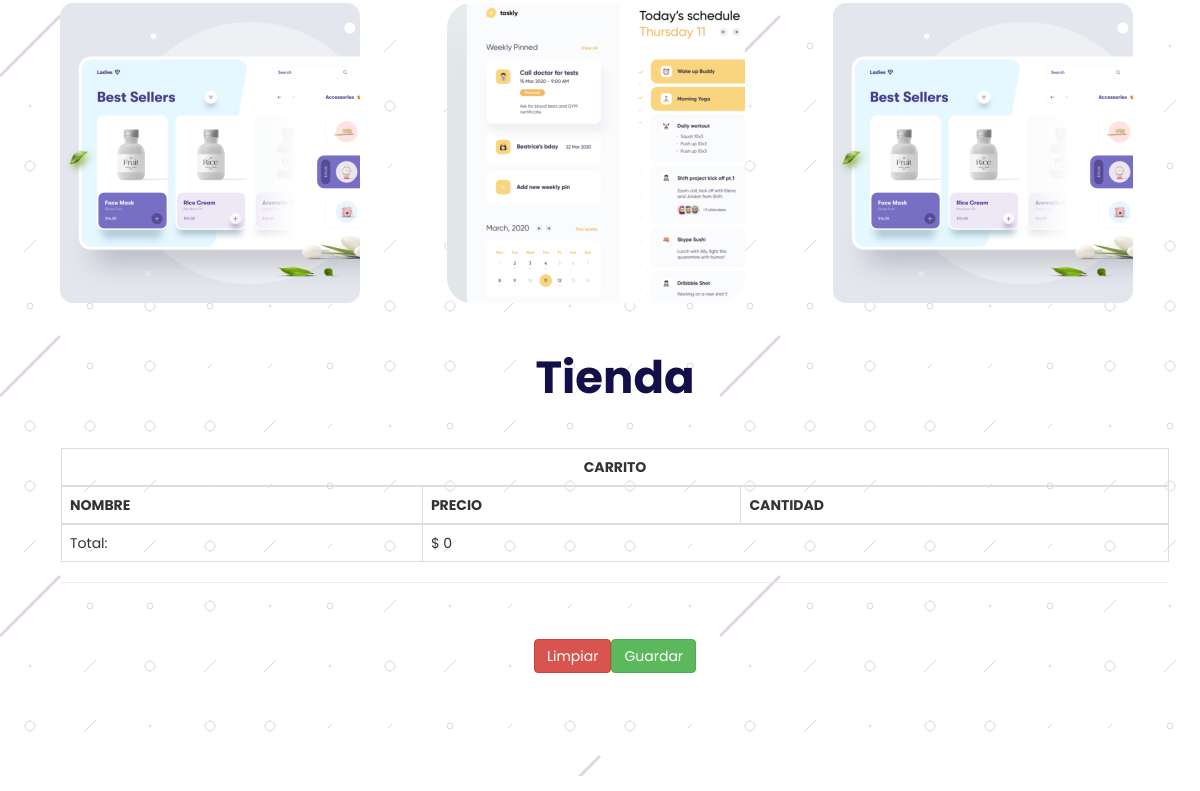
Before: / (middle part) with the older database file.
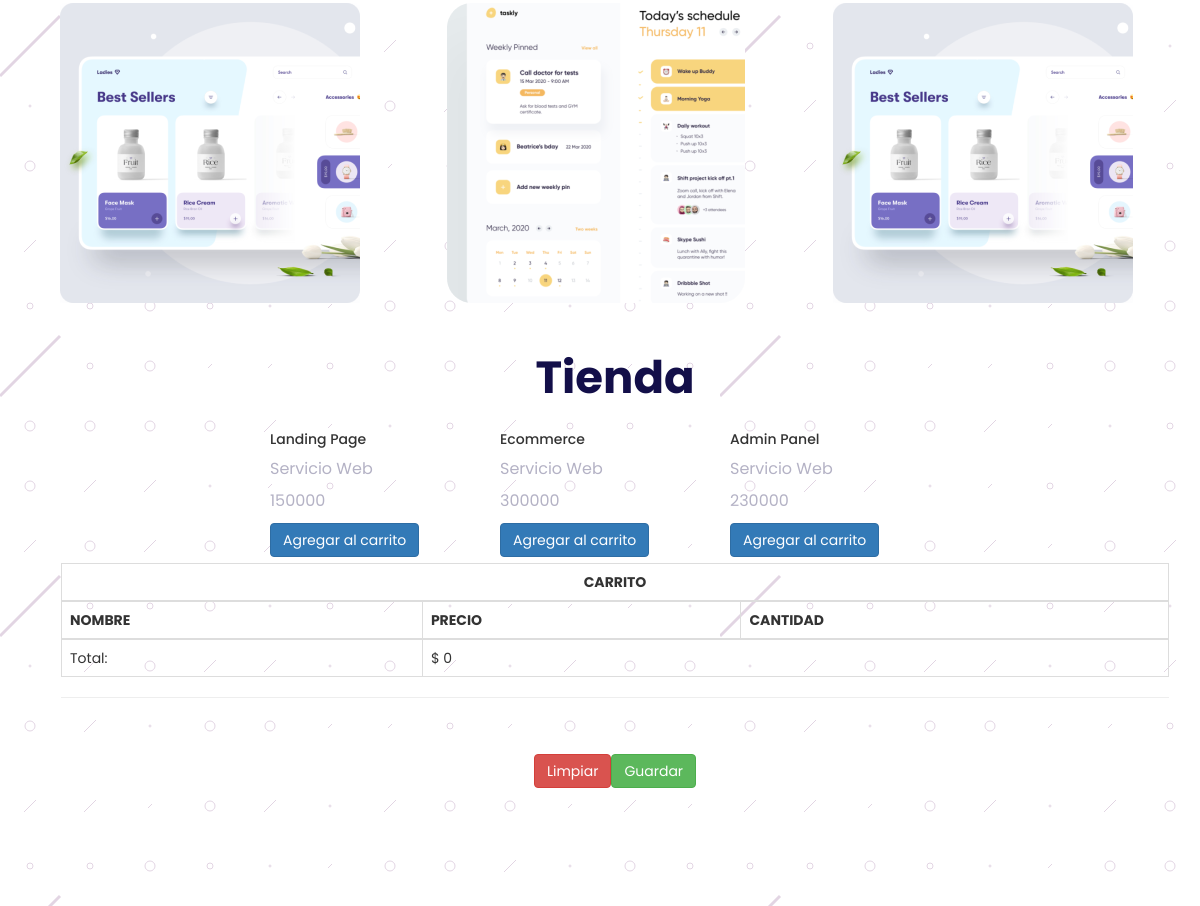
After: the same page with the newer database file.
### core/models.py (models this page shows, shortened)
class Producto(models.Model):
    nombre = models.CharField(max_length=64)
    categoria = models.CharField(max_length=32)
    precio = models.IntegerField()

### core/views.py (the view)
# urls.py: 2. Add a URL to urlpatterns:  path('', views.home, name='home')
def home(request):
    productos = Producto.objects.all()
    return render(request, 'core/home.html', {'productos':productos})

### core/context_processor.py (called while the page is built)
def total_carrito(request):
    total = 0
    if request.user.is_authenticated:
        if "carrito" in request.session.keys():
            for key, value in request.session["carrito"].items():
                total += int(value["acumulado"])
    return {"total_carrito": total}

### core/templates/core/home.html (shortened to what this page needs)
{% load static %}
<!DOCTYPE html>
<html lang="es">
<head>
    <link rel="stylesheet" href="https://maxcdn.bootstrapcdn.com/bootstrap/3.4.1/css/bootstrap.min.css" />
    <link rel="stylesheet" href="https://stackpath.bootstrapcdn.com/font-awesome/4.7.0/css/font-awesome.min.css" />
    <link rel="stylesheet" href="{% static 'core/css/style.css' %}" />
    <link rel="stylesheet" href="{% static 'core/css/mobile.css' %}"/>
    <link rel="stylesheet" href="{% static 'core/css/forms.css' %}"/>
</head>
<body>
    <section id="servicio" class="servicios container">
        <div class="grid-wrapper">
            <div class="grid-box2">
                <img src="{% static 'core/img/prj-4.png' %}" alt=" " />
            </div>
            <div class="grid-box2">
                <img src="{% static 'core/img/prj-5.png' %}" alt=" " />
            </div>
            <div class="grid-box2">
                <img src="{% static 'core/img/prj-4.png' %}" alt=" " />
            </div>
        </div>
        <div class="container">
            <div class="row">
                <div class="col-12 align-self center"><h1 class="display-1">Tienda</h1></div>
            </div>
            <div class="row">
                <div class="col-8">
                    <div class="row" style="padding: 10px 0;">
                        <div class="col-12">
                            <div class="row">
                                {% for producto in productos %}
                                <div class="col-6">
                                    <div class="card" style="height: 10rem; width: 23rem; margin: 5px 0px;">
                                        <div class="card-body">
                                            <h5 class="card-title">{{producto.nombre}}</h5>
                                            <p class="card-text">{{producto.categoria}}</p>
                                            <p class="card-text">{{producto.precio}}</p>
                                            <a href="{% url 'Add' producto.id %}" class="btn btn-primary">Agregar al carrito</a>
                                        </div>
                                    </div>
                                </div>
                                {% endfor %}
                            </div>
                        </div>
                    </div>
                </div>
            </div>
            <div class="col-4">
                {% include "core/carrito.html" %}
            </div>
        </div>
    </section>
</body>
</html>

### core/templates/core/carrito.html
<div class="alert alert-primary" role="alert">
<table class="table table-bordered">
    <thead>
        <tr>
            <th scope="row" colspan="3" class="text-center">CARRITO</th>
        </tr>
        <tr>
            <th scope="col">NOMBRE</th>
            <th scope="col">PRECIO</th>
            <th scope="col">CANTIDAD</th>
        </tr>
    </thead>
    <tbody>
    {% if request.session.carrito.items %}
    {% for key, value in request.session.carrito.items %}
        <tr>
            <td>{{value.nombre}}</td>
            <td>{{value.precio}}</td>
            <td>{{value.acumulado}}
                <a href="{% url 'Add' value.producto_id %}" class="badge btn-dark badge-dark">+</a>
                <a href="{% url 'Sub' value.producto_id %}" class="badge btn-dark badge-dark">-</a>
            </td>
        </tr>
    {% endfor %}
    {% else %}
        <tr>
            <td scope="row">Total:</td>
            <td colspan="2">$ {{total_carrito}}</td>
        </tr>
    {% endif %}
    </tbody>
</table>
<hr>
</div>
<div class="row text-center">
    <div class="col-6"><a href="{% url 'CLS' %}" class="btn btn-danger">Limpiar</a></div>
    <div class="col-6"><a href="#" class="btn btn-success">Guardar</a></div>
</div>

### core/static/core/css/style.css (style rules this page uses)
* { margin: 0; padding: 0; box-sizing: border-box; }
body, html { font-family: 'Poppins', arial; overflow-x: hidden; scroll-behavior: smooth; }
:root { --h1: #130F49; --blue: #34A1CD; --dark-purple: #55527C; --grey: #B4B2C5; --pink: #EA4C89; --circle: #F4F3FF; --light-pink: #FFF5F6; --light-purple: #ADA8FF; --light-blue: #E9F9FF; --red: #ff0000; }
h1 { font-size: 45px; color: var(--h1); font-weight: bold; }
p, label { font-size: 16px; color: var(--grey); }
a { text-decoration: none; }
.row { display: flex; justify-content: center; }
.grid-wrapper { display: grid; grid-template-columns: repeat(auto-fit, minmax(400px, auto)); grid-gap: 50px }
.grid-box2 { padding: 30px; }
.servicios { margin-top: 150px; position: relative; }
.servicios .grid-wrapper { grid-template-columns: repeat(auto-fit, minmax(300px, auto)); grid-gap: 20px; }
.servicios .grid-box2 { position: relative; }

### core/static/core/css/forms.css (style rules this page uses)
:root { --h1: #130F49; --blue: #34A1CD; --dark-purple: #55527C; --grey: #B4B2C5; --pink: #EA4C89; --circle: #F4F3FF; --light-pink: #FFF5F6; --light-purple: #ADA8FF; --light-blue: #E9F9FF; --red: #ff0000; }

Changed rows visible on the page:
added Producto: nombre "Landing Page", categoria "Servicio Web", precio "150000"
added Producto: nombre "Ecommerce", categoria "Servicio Web", precio "300000"
added Producto: nombre "Admin Panel", categoria "Servicio Web", precio "230000"
